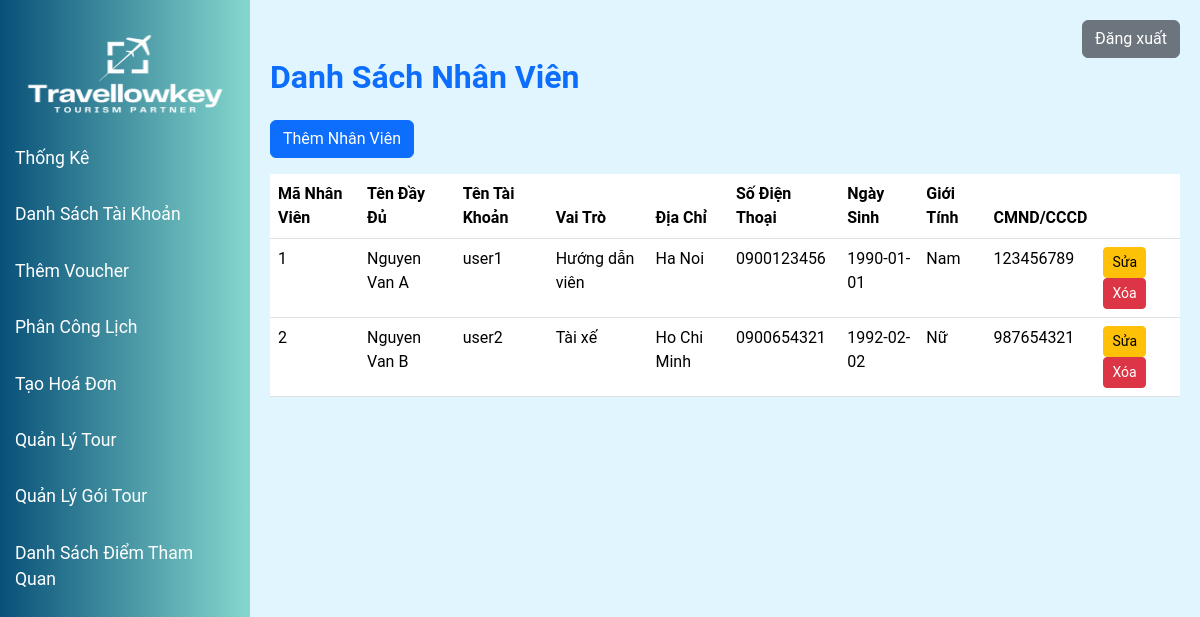
Before: /modules/manager_home/manager_employee.php with the older database file.
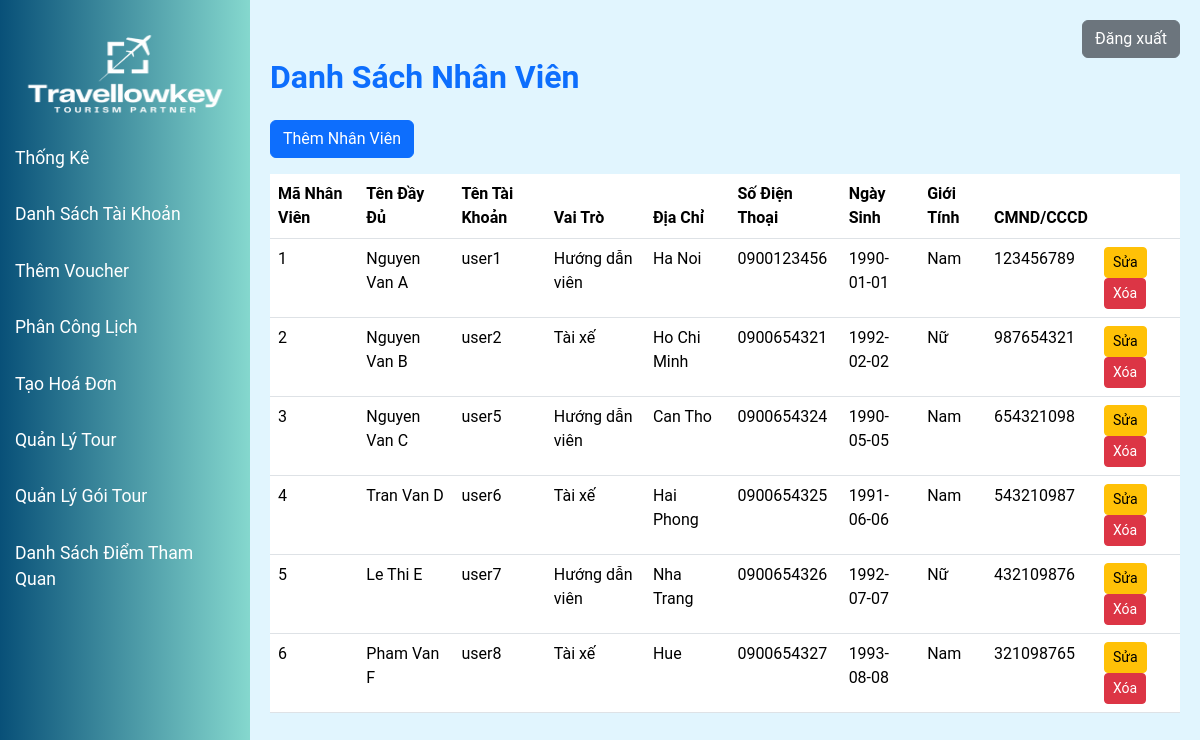
After: the same page with the newer database file.
### tables this page shows
CREATE TABLE `employee` (
  `employeeCode` int(11) NOT NULL AUTO_INCREMENT,
  `role` varchar(50) DEFAULT NULL,
  `username` varchar(50) DEFAULT NULL,
  PRIMARY KEY (`employeeCode`),
  KEY `username` (`username`),
  CONSTRAINT `employee_ibfk_1` FOREIGN KEY (`username`) REFERENCES `users` (`username`)
);

CREATE TABLE `users` (
  `username` varchar(50) NOT NULL,
  `password` varchar(50) NOT NULL,
  `fullName` varchar(100) DEFAULT NULL,
  `address` varchar(200) DEFAULT NULL,
  `phone` varchar(15) DEFAULT NULL,
  `dob` date DEFAULT NULL,
  `gender` int(11) DEFAULT NULL,
  `identifyCard` varchar(20) DEFAULT NULL,
  PRIMARY KEY (`username`),
  UNIQUE (`phone`),
  UNIQUE (`identifyCard`)
);

### models/mUsers.php (called while the page is built, shortened)
<?php
include_once("clsKetNoi.php");
class modelUser
{
    private $conn;
    function __construct()
    {
        $p = new clsKetNoi();
        $this->conn = $p->ketNoiDB();
    }
    public function getListEmployees()
    {
        if ($this->conn) {
            $query = "SELECT employee.employeeCode, users.username, users.fullName, employee.role, users.address, users.phone, users.dob, users.gender, users.identifyCard
                      FROM employee
                      JOIN users ON employee.username = users.username";
            $result = $this->conn->query($query);
            if ($result) {
                $employees = [];
                while ($row = $result->fetch_assoc()) {
                    $employees[] = $row;
                }
                return $employees;
            } else {
                return false;
            }
        }
        return false;
    }
}

### models/clsKetNoi.php (called while the page is built, shortened)
<?php
class clsKetNoi {
    function ketNoiDB() {
        $this->conn = new mysqli("localhost", "root", "", "ptud");
        return $this->conn;
    }
}
?>

### modules/manager_home/manager_employee.php (the view, shortened to what this page needs)
<?php
include_once("../../models/mUsers.php");
?>
<!DOCTYPE html>
<html lang="vi">
<head>
    <link rel="stylesheet" href="/Tour_management/asset/css/bootstrap.min.css">
    <link rel="stylesheet" href="/Tour_management/asset/css/manager_home.css">
</head>
<body>
    <div class="sidebar">
        <a href="/Tour_management/index.php" style="max-width: 100%;">
            <img id="logo" src="/Tour_management/asset/images/travellowkey_logo.png" alt="Logo">
        </a>
        <a href="/Tour_management/modules/manager_home/manager_home.php">Thống Kê</a>
        <a href="/Tour_management/modules/manager_home/manager_employee.php">Danh Sách Tài Khoản</a>
        <a href="/Tour_management/modules/manager_home/manager_voucher.php">Thêm Voucher</a>
        <a href="/Tour_management/modules/manager_home/manager_assign.php">Phân Công Lịch</a>
        <a href="/Tour_management/modules/manager_home/manager_bill.php">Tạo Hoá Đơn</a>
        <a href="/Tour_management/modules/tour_manage/index.php">Quản Lý Tour</a>
        <a href="/Tour_management/modules/tour_category_management/index.php">Quản Lý Gói Tour</a>
        <a href="./sightseeing_list.php">Danh Sách Điểm Tham Quan</a>
    </div>
    <div class="content">
        <div class="col">
            <div class="text-end">
                <form action="/Tour_management/index.php" method="POST">
                    <button type="submit" name="logout" class="btn btn-secondary">Đăng xuất</button>
                </form>
            </div>
        </div>
        <h2 class="text-primary fw-bold mb-4">Danh Sách Nhân Viên</h2>
        <button class="btn btn-primary mb-3" data-bs-toggle="modal" data-bs-target="#addEmployeeModal">Thêm Nhân Viên</button>
        <div class="row mb-4">
            <div class="col-md-12">
                <table class="table">
                    <thead>
                        <tr>
                            <th scope="col">Mã Nhân Viên</th>
                            <th scope="col">Tên Đầy Đủ</th>
                            <th scope="col">Tên Tài Khoản</th>
                            <th scope="col">Vai Trò</th>
                            <th scope="col">Địa Chỉ</th>
                            <th scope="col">Số Điện Thoại</th>
                            <th scope="col">Ngày Sinh</th>
                            <th scope="col">Giới Tính</th>
                            <th scope="col">CMND/CCCD</th>
                            <th scope="col"></th>
                        </tr>
                    </thead>
                    <tbody>
                        <?php
                        include_once("../../models/mUsers.php");
                        $userModel = new modelUser();
                        $employees = $userModel->getListEmployees();
                        foreach ($employees as $employee) {
                            echo '<tr>';
                            echo '<td>' . $employee['employeeCode'] . '</td>';
                            echo '<td>' . $employee['fullName'] . '</td>';
                            echo '<td>' . $employee['username'] . '</td>';
                            echo '<td>' . $employee['role'] . '</td>';
                            echo '<td>' . $employee['address'] . '</td>';
                            echo '<td>' . $employee['phone'] . '</td>';
                            echo '<td>' . $employee['dob'] . '</td>';
                            echo '<td>' . ($employee['gender'] == 1 ? 'Nam' : 'Nữ') . '</td>';
                            echo '<td>' . $employee['identifyCard'] . '</td>';
                            echo '<td>
                                    <button class="btn btn-warning btn-sm edit-button" data-bs-toggle="modal" data-bs-target="#editEmployeeModal" data-username="' . $employee['username'] . '">Sửa</button>
                                    <button class="btn btn-danger btn-sm delete-button" data-username="' . $employee['username'] . '">Xóa</button>
                                  </td>';
                            echo '</tr>';
                        }
                        ?>
                    </tbody>
                </table>
            </div>
        </div>
    </div>
</body>
</html>

### asset/css/manager_home.css (style rules this page uses)
body { font-family: 'Roboto', sans-serif; background-color: #e0f7fa; margin: 0; height: 100vh; overflow: hidden; }
.sidebar { height: 100vh; background: linear-gradient(90deg, rgba(8,80,120,1) 0%, rgba(133,216,206,1) 100%) !important; padding-top: 20px; width: 250px; position: fixed; }
.sidebar a { font-size: 1.1rem; color: white; padding: 15px; text-decoration: none; display: block; }
.content { margin-left: 250px; padding: 20px; height: 100vh; overflow-y: auto; background-color: #e1f5fe; }
#logo { max-height: 10vh; width: 100%; display: block; margin: auto; }
.row { display: flex; justify-content: space-between; flex-wrap: wrap; }

Changed rows visible on the page:
added employee: employeeCode "3", username.fullName "Nguyen Van C", username.username "user5", role "Hướng dẫn viên", username.address "Can Tho", username.phone "0900654324", username.dob "1990-05-05", username.identifyCard "654321098"
added employee: employeeCode "4", username.fullName "Tran Van D", username.username "user6", role "Tài xế", username.address "Hai Phong", username.phone "0900654325", username.dob "1991-06-06", username.identifyCard "543210987"
added employee: employeeCode "5", username.fullName "Le Thi E", username.username "user7", role "Hướng dẫn viên", username.address "Nha Trang", username.phone "0900654326", username.dob "1992-07-07", shows "Nữ", username.identifyCard "432109876"
added employee: employeeCode "6", username.fullName "Pham Van F", username.username "user8", role "Tài xế", username.address "Hue", username.phone "0900654327", username.dob "1993-08-08", username.identifyCard "321098765"
